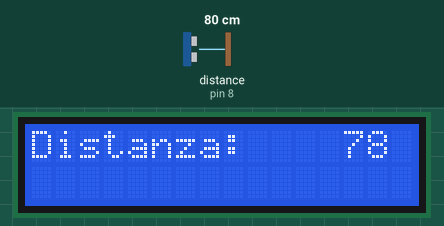
Bench run of a sketch on a simulated Arduino Uno, built with avr-gcc and run on an emulated ATmega328P. Parts: 16×2 character LCD. Wiring (inferred from the names in the program): ultrasonic range finder: trigger pin 7; echo pin 8. Inputs (shaded band) come from the test bench; at power-on: distance to the obstacle (sensor on pin 8) 80 cm. The echo pulse lasts 58.3 µs per cm; what the sketch prints to the serial monitor is not drawn.

Above: at 1.2 s.
1.3 s: distance to the obstacle (sensor on pin 8) set to 102 cm
At 3.1 s:
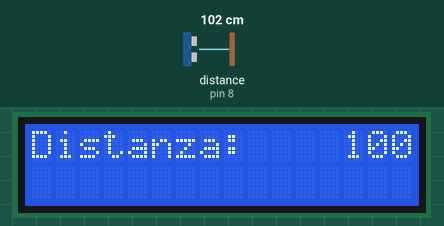
3.4 s: distance to the obstacle (sensor on pin 8) set to 2 cm
At 3.8 s:
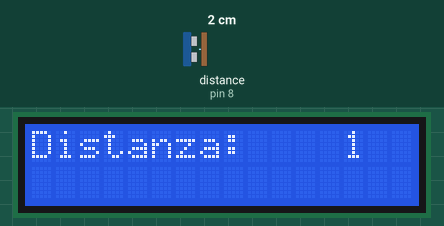
4.9 s: distance to the obstacle (sensor on pin 8) set to 4 cm
At 5.3 s:
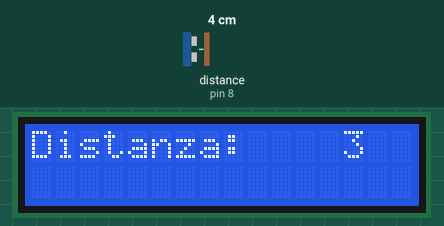
Timing chart, 0 to 7.9 s (numbered marks = the images above; inputs shaded):
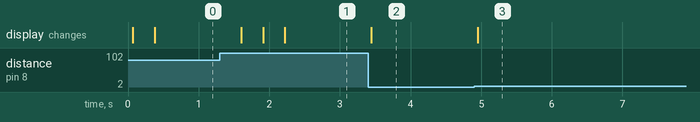

Measured:
- after the input at 1.3 s, the display: changes after 0.30 s (image 1)
- after the input at 3.4 s, the display: changes at once (image 2)
- after the input at 4.9 s, the display: changes after 0.05 s (image 3)

The sketch:

misuratore_di_distanza.ino
```cpp
#include <LiquidCrystal.h>
int triggerPort = 7;
int echoPort = 8;
LiquidCrystal lcd(12, 11, 5, 4, 3, 2);
// connessione display (pin)
void setup() {
pinMode( triggerPort, OUTPUT );
pinMode( echoPort, INPUT );
Serial.begin( 9600 );
Serial.println( "Sensore ultrasuoni: ");
lcd.begin(16, 2);
// imposto il tipo di display (colonne, righe)
lcd.print("Distanza:");
}
void loop() {
//porta bassa l'uscita del trigger
digitalWrite( triggerPort, LOW );
//invia un impulso di 10microsec su trigger
digitalWrite( triggerPort, HIGH );
delayMicroseconds( 10 );
digitalWrite( triggerPort, LOW );
long duration = pulseIn( echoPort, HIGH );
long r = 0.034 * duration / 2;
Serial.print( "durata: " );
Serial.print( duration );
Serial.print( " , " );
Serial.print( "distanza: " );
if( duration > 38000 ) Serial.println( "fuori portata");
else { Serial.print( r ); Serial.println( "cm" );}
// posiziono il cursore alla colonna 12 e riga 0
if(r > 99){
lcd.setCursor(13, 0);
lcd.print(r);}
if(r <= 99 && r > 9){
lcd.setCursor(13, 0);
lcd.print(r);
lcd.setCursor(15, 0);
lcd.print(" ");}
if(r <= 9){
lcd.setCursor(13, 0);
lcd.print(r);
lcd.setCursor(14, 0);
lcd.print("  ");}
delay(300);
}
```
